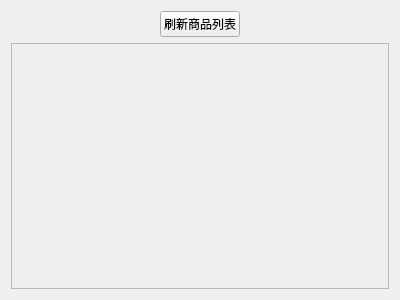
<?xml version="1.0" encoding="UTF-8"?>
<ui version="4.0">
 <class>PageProductList</class>
 <widget class="QWidget" name="PageProductList">
  <property name="geometry">
   <rect>
    <x>0</x>
    <y>0</y>
    <width>400</width>
    <height>300</height>
   </rect>
  </property>
  <property name="windowTitle">
   <string>Form</string>
  </property>
  <layout class="QHBoxLayout" name="horizontalLayout_3">
   <item>
    <layout class="QVBoxLayout" name="verticalLayout">
     <item>
      <layout class="QHBoxLayout" name="horizontalLayout">
       <item>
        <spacer name="horizontalSpacer">
         <property name="orientation">
          <enum>Qt::Horizontal</enum>
         </property>
         <property name="sizeHint" stdset="0">
          <size>
           <width>40</width>
           <height>20</height>
          </size>
         </property>
        </spacer>
       </item>
       <item>
        <widget class="QPushButton" name="pushButtonRefresh">
         <property name="text">
          <string>刷新商品列表</string>
         </property>
        </widget>
       </item>
       <item>
        <spacer name="horizontalSpacer_2">
         <property name="orientation">
          <enum>Qt::Horizontal</enum>
         </property>
         <property name="sizeHint" stdset="0">
          <size>
           <width>40</width>
           <height>20</height>
          </size>
         </property>
        </spacer>
       </item>
      </layout>
     </item>
     <item>
      <widget class="QScrollArea" name="scrollArea">
       <property name="widgetResizable">
        <bool>true</bool>
       </property>
       <widget class="QWidget" name="scrollAreaWidgetContents">
        <property name="geometry">
         <rect>
          <x>0</x>
          <y>0</y>
          <width>378</width>
          <height>239</height>
         </rect>
        </property>
        <layout class="QHBoxLayout" name="horizontalLayout_2">
         <item>
          <layout class="QGridLayout" name="gridLayout"/>
         </item>
        </layout>
       </widget>
      </widget>
     </item>
    </layout>
   </item>
  </layout>
 </widget>
 <resources/>
 <connections/>
</ui>
